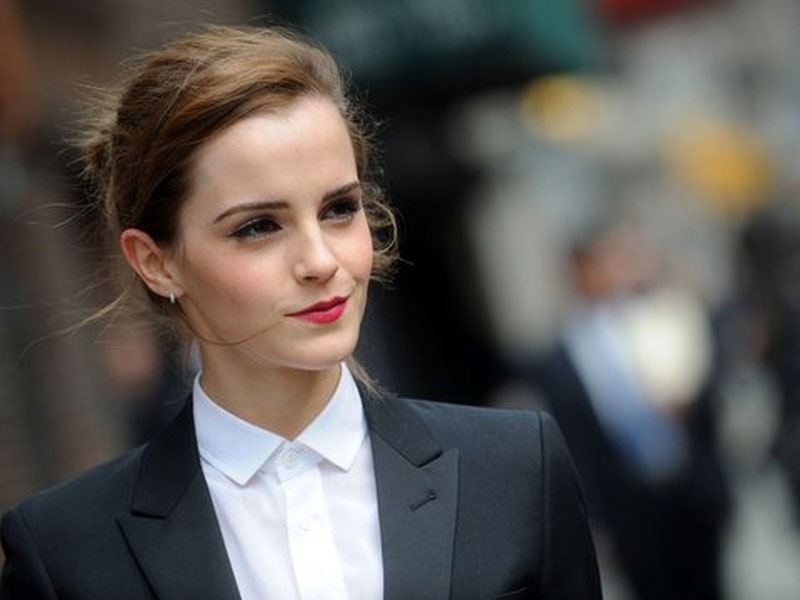
%> input picture emma1.jpg, 800 x 600 px
$ octave new.m   (GNU Octave 9; MATLAB toolbox functions it lacks are replaced by stand-ins)
%> lines starting %> are read from the running program, lines starting %| are printed output that depends on the picture
emma1 = imread('emma1.jpg');
%> emma1 is the input picture: size 600x800x3 uint8; mean R, G, B 91.1, 87.4, 83.9
emma2 = imread('emma2.jpg');
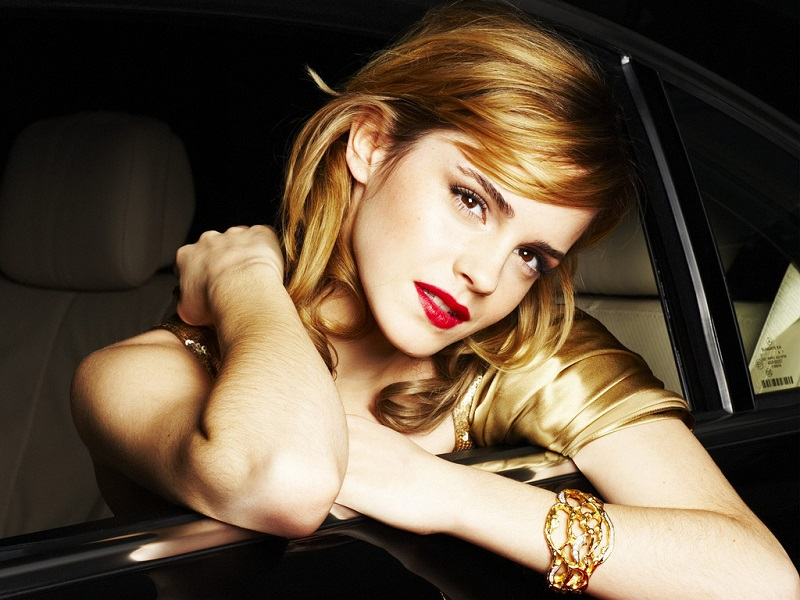
%> input picture emma2.jpg, 800 x 600 px
%> emma2 is the input picture: size 600x800x3 uint8; mean R, G, B 99.8, 83.4, 64.3
emma3 = imread('emma3.jpg');
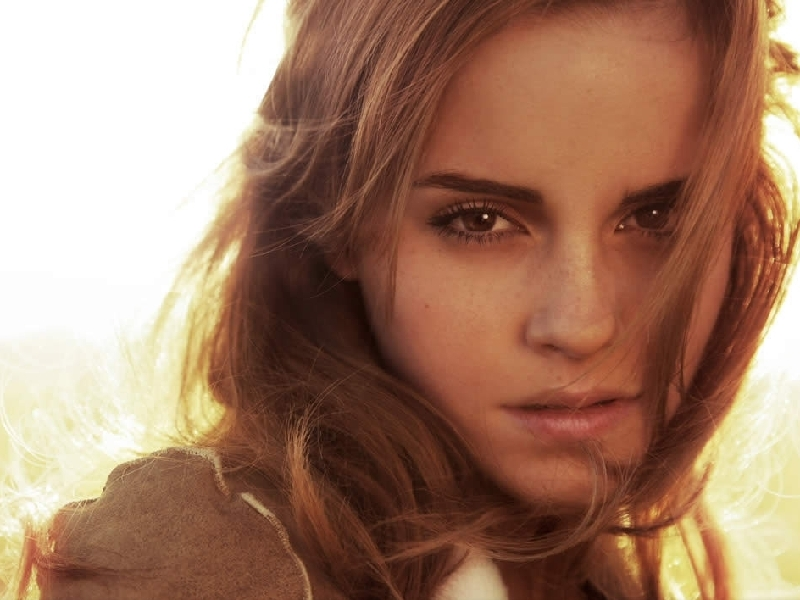
%> input picture emma3.jpg, 800 x 600 px
%> emma3 is the input picture: size 600x800x3 uint8; mean R, G, B 164.2, 126.6, 104.9
emma4 = imread('emma4.jpg');
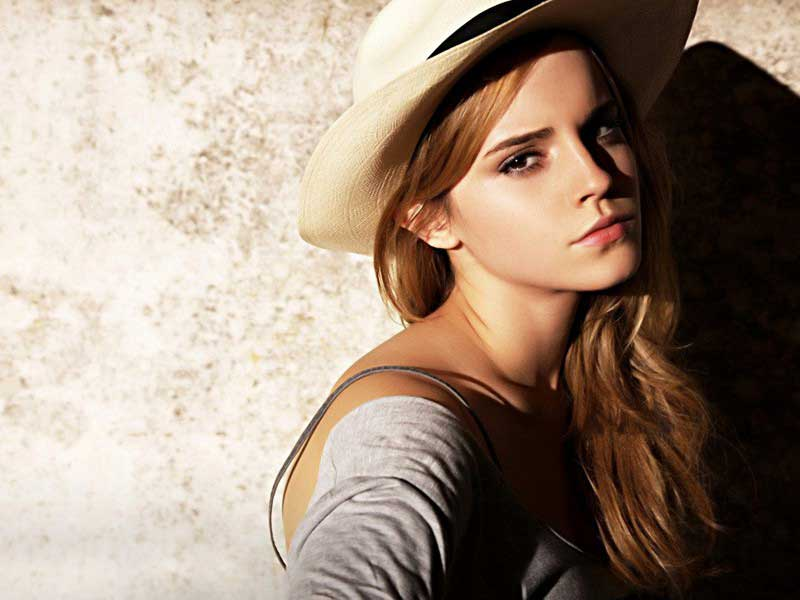
%> input picture emma4.jpg, 800 x 600 px
%> emma4 is the input picture: size 600x800x3 uint8; mean R, G, B 157.6, 139.8, 125
emma5 = imread('emma5.jpg');
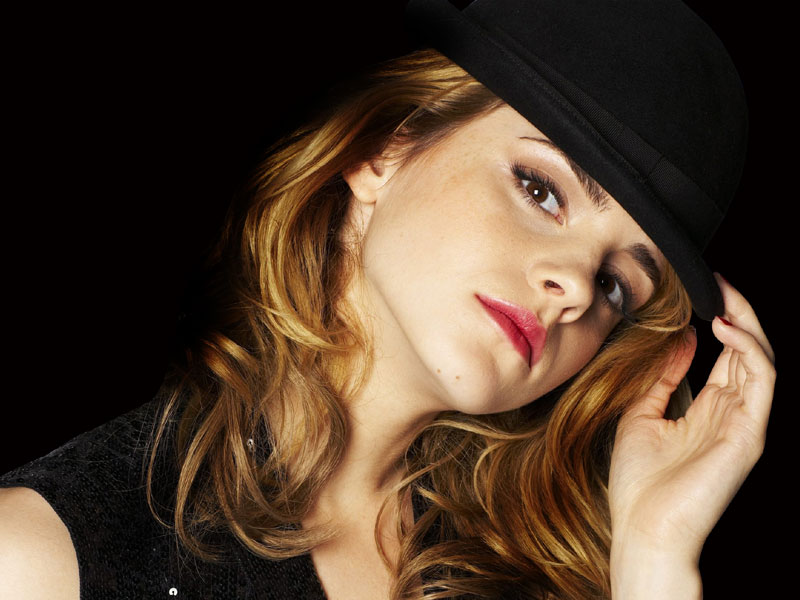
%> input picture emma5.jpg, 800 x 600 px
%> emma5 is the input picture: size 600x800x3 uint8; mean R, G, B 79.4, 60.2, 44.5

dogs1 = imread('dogs1.jpg');
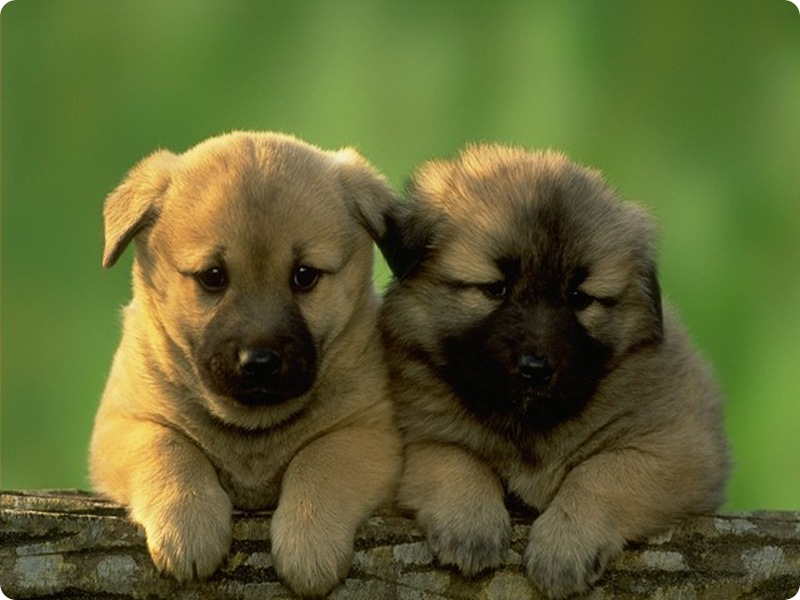
%> input picture dogs1.jpg, 800 x 600 px
%> dogs1 is the input picture: size 600x800x3 uint8; mean R, G, B 94, 100.3, 49.8
%> (the run ends here)
